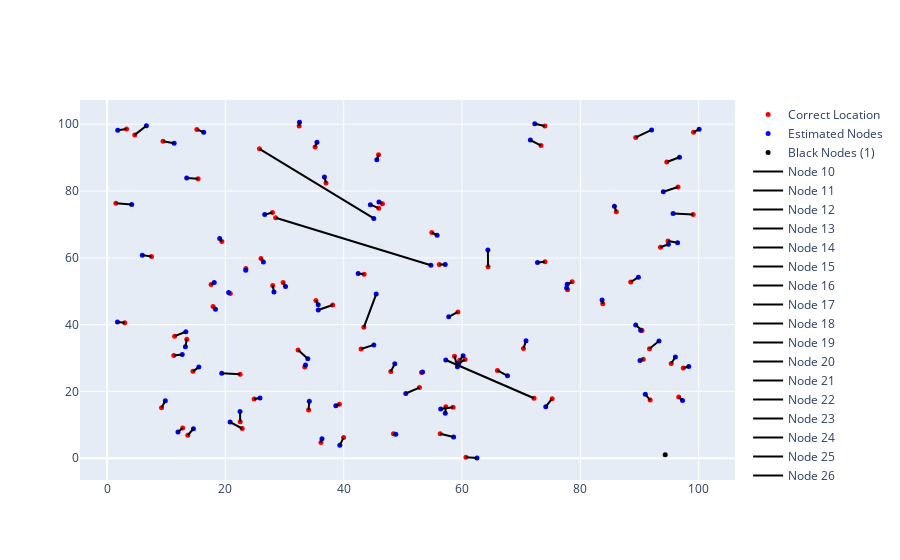

The notebook cell saved with this chart:
### Code cell
iplot(data)

### Figure 1 — Plotly figure (JSON) as saved in the notebook; plotly's stock layout.template omitted (floating-point values rounded to 4 significant figures)
{"data": [{"marker": {"color": "red", "size": 5}, "mode": "markers", "name": "Correct Location", "type": "scatter", "x": [93.54, 32.47, 22.49, 36.15, 65.98, 60.66, 42.94, 45.92, 34.07, 78.61, 28.49, 9.211, 57.26, 15.39, 58.72, 94.83, 52.8, 32.29, 96.51, 90.42, 60.5, 9.458, 53.15, 33.41, 2.993, 90.63, 28.0, 74.02, 1.488, 56.31, 22.5, 37.01, 59.31, 97.4, 46.54, 72.17, 89.36, 39.98, 77.84, 35.3, 94.61, 48.42, 91.68, 43.4, 24.86, 7.51, 23.46, 88.52, 13.48, 95.35, 59.61, 39.27, 12.78, 75.23, 13.65, 91.8, 54.89, 45.89, 56.16, 4.675, 29.76, 43.45, 47.95, 99.13, 74.0, 22.84, 64.4, 14.52, 11.28, 70.38, 27.96, 73.35, 25.75, 26.02, 96.63, 38.14, 11.42, 3.285, 99.06, 83.79, 58.49, 90.31, 19.41, 17.92, 15.18, 35.16, 86.08, 17.59, 20.83], "y": [63.17, 99.45, 25.19, 4.738, 26.29, 0.3057, 32.73, 74.88, 14.47, 52.82, 72.01, 15.16, 15.45, 83.66, 30.56, 65.05, 21.16, 32.41, 81.22, 38.27, 29.54, 94.91, 25.71, 27.31, 40.56, 29.65, 51.72, 58.83, 76.33, 7.34, 10.94, 82.42, 43.81, 27.01, 76.19, 17.97, 96.04, 6.196, 50.48, 47.27, 88.7, 7.354, 32.82, 39.21, 17.73, 60.4, 56.84, 52.75, 35.62, 28.38, 29.35, 16.15, 9.068, 17.83, 6.9, 17.42, 67.58, 90.85, 58.0, 96.81, 52.62, 55.11, 25.98, 97.59, 99.49, 8.916, 57.31, 26.03, 30.75, 32.89, 73.59, 93.6, 92.63, 59.82, 18.37, 45.89, 36.55, 98.61, 73.0, 46.26, 15.3, 38.34, 64.87, 45.41, 98.44, 93.21, 73.83, 52.02, 49.33]}, {"marker": {"color": "blue", "size": 5}, "mode": "markers", "name": "Estimated Nodes", "type": "scatter", "x": [94.88, 32.52, 19.38, 36.33, 67.69, 62.53, 45.09, 44.5, 34.18, 77.78, 54.74, 9.848, 57.17, 13.46, 59.22, 96.44, 50.49, 33.93, 94.02, 89.36, 59.45, 11.34, 53.33, 33.54, 1.755, 90.09, 28.21, 72.75, 4.164, 58.57, 22.47, 36.74, 57.75, 98.33, 45.96, 57.26, 92.05, 39.34, 77.68, 35.69, 96.76, 48.8, 93.29, 45.49, 25.84, 5.962, 23.44, 89.81, 13.24, 96.07, 60.18, 38.66, 11.98, 74.15, 14.6, 90.98, 55.79, 45.6, 57.16, 6.646, 30.16, 42.45, 48.64, 100.1, 72.3, 20.8, 64.37, 15.51, 12.7, 70.81, 26.65, 71.55, 45.08, 26.42, 97.27, 35.69, 13.32, 1.803, 95.67, 83.67, 56.39, 90.19, 19.04, 18.32, 16.33, 35.48, 85.75, 18.11, 20.55], "y": [64.08, 100.6, 25.43, 5.836, 24.69, 0.122, 33.94, 75.92, 17.1, 52.07, 57.8, 17.19, 13.46, 83.87, 27.39, 64.54, 19.4, 29.78, 79.78, 39.89, 28.44, 94.32, 25.8, 27.95, 40.79, 29.27, 49.81, 58.58, 76.0, 6.36, 13.98, 84.21, 42.34, 27.49, 76.74, 29.42, 98.31, 3.91, 50.96, 45.93, 90.13, 7.157, 35.13, 49.16, 18.02, 60.82, 56.31, 54.21, 33.39, 30.31, 30.7, 15.74, 7.883, 15.45, 8.833, 19.14, 66.77, 89.34, 58.02, 99.56, 51.46, 55.33, 28.27, 98.53, 100.2, 10.83, 62.36, 27.3, 31.07, 35.16, 72.95, 95.26, 71.8, 58.79, 17.3, 44.41, 37.89, 98.23, 73.25, 47.38, 14.76, 38.35, 65.8, 44.64, 97.62, 94.59, 75.47, 52.6, 49.62]}, {"marker": {"color": "black", "size": 5}, "mode": "markers", "name": "Black Nodes (1)", "type": "scatter", "x": [94.34], "y": [1.085]}, {"marker": {"color": "black", "line": {"color": "black", "width": 1}, "size": 10}, "mode": "lines", "name": "Node 10", "type": "scatter", "x": [93.54, 94.88], "y": [63.17, 64.08]}, {"marker": {"color": "black", "line": {"color": "black", "width": 1}, "size": 10}, "mode": "lines", "name": "Node 11", "type": "scatter", "x": [32.47, 32.52], "y": [99.45, 100.6]}, {"marker": {"color": "black", "line": {"color": "black", "width": 1}, "size": 10}, "mode": "lines", "name": "Node 12", "type": "scatter", "x": [22.49, 19.38], "y": [25.19, 25.43]}, {"marker": {"color": "black", "line": {"color": "black", "width": 1}, "size": 10}, "mode": "lines", "name": "Node 13", "type": "scatter", "x": [36.15, 36.33], "y": [4.738, 5.836]}, {"marker": {"color": "black", "line": {"color": "black", "width": 1}, "size": 10}, "mode": "lines", "name": "Node 14", "type": "scatter", "x": [65.98, 67.69], "y": [26.29, 24.69]}, {"marker": {"color": "black", "line": {"color": "black", "width": 1}, "size": 10}, "mode": "lines", "name": "Node 15", "type": "scatter", "x": [60.66, 62.53], "y": [0.3057, 0.122]}, {"marker": {"color": "black", "line": {"color": "black", "width": 1}, "size": 10}, "mode": "lines", "name": "Node 16", "type": "scatter", "x": [42.94, 45.09], "y": [32.73, 33.94]}, {"marker": {"color": "black", "line": {"color": "black", "width": 1}, "size": 10}, "mode": "lines", "name": "Node 17", "type": "scatter", "x": [45.92, 44.5], "y": [74.88, 75.92]}, {"marker": {"color": "black", "line": {"color": "black", "width": 1}, "size": 10}, "mode": "lines", "name": "Node 18", "type": "scatter", "x": [34.07, 34.18], "y": [14.47, 17.1]}, {"marker": {"color": "black", "line": {"color": "black", "width": 1}, "size": 10}, "mode": "lines", "name": "Node 19", "type": "scatter", "x": [78.61, 77.78], "y": [52.82, 52.07]}, {"marker": {"color": "black", "line": {"color": "black", "width": 1}, "size": 10}, "mode": "lines", "name": "Node 20", "type": "scatter", "x": [28.49, 54.74], "y": [72.01, 57.8]}, {"marker": {"color": "black", "line": {"color": "black", "width": 1}, "size": 10}, "mode": "lines", "name": "Node 21", "type": "scatter", "x": [9.211, 9.848], "y": [15.16, 17.19]}, {"marker": {"color": "black", "line": {"color": "black", "width": 1}, "size": 10}, "mode": "lines", "name": "Node 22", "type": "scatter", "x": [57.26, 57.17], "y": [15.45, 13.46]}, {"marker": {"color": "black", "line": {"color": "black", "width": 1}, "size": 10}, "mode": "lines", "name": "Node 23", "type": "scatter", "x": [15.39, 13.46], "y": [83.66, 83.87]}, {"marker": {"color": "black", "line": {"color": "black", "width": 1}, "size": 10}, "mode": "lines", "name": "Node 24", "type": "scatter", "x": [58.72, 59.22], "y": [30.56, 27.39]}, {"marker": {"color": "black", "line": {"color": "black", "width": 1}, "size": 10}, "mode": "lines", "name": "Node 25", "type": "scatter", "x": [94.83, 96.44], "y": [65.05, 64.54]}, {"marker": {"color": "black", "line": {"color": "black", "width": 1}, "size": 10}, "mode": "lines", "name": "Node 26", "type": "scatter", "x": [52.8, 50.49], "y": [21.16, 19.4]}, {"marker": {"color": "black", "line": {"color": "black", "width": 1}, "size": 10}, "mode": "lines", "name": "Node 27", "type": "scatter", "x": [32.29, 33.93], "y": [32.41, 29.78]}, {"marker": {"color": "black", "line": {"color": "black", "width": 1}, "size": 10}, "mode": "lines", "name": "Node 28", "type": "scatter", "x": [96.51, 94.02], "y": [81.22, 79.78]}, {"marker": {"color": "black", "line": {"color": "black", "width": 1}, "size": 10}, "mode": "lines", "name": "Node 29", "type": "scatter", "x": [90.42, 89.36], "y": [38.27, 39.89]}, {"marker": {"color": "black", "line": {"color": "black", "width": 1}, "size": 10}, "mode": "lines", "name": "Node 30", "type": "scatter", "x": [60.5, 59.45], "y": [29.54, 28.44]}, {"marker": {"color": "black", "line": {"color": "black", "width": 1}, "size": 10}, "mode": "lines", "name": "Node 31", "type": "scatter", "x": [9.458, 11.34], "y": [94.91, 94.32]}, {"marker": {"color": "black", "line": {"color": "black", "width": 1}, "size": 10}, "mode": "lines", "name": "Node 32", "type": "scatter", "x": [53.15, 53.33], "y": [25.71, 25.8]}, {"marker": {"color": "black", "line": {"color": "black", "width": 1}, "size": 10}, "mode": "lines", "name": "Node 33", "type": "scatter", "x": [33.41, 33.54], "y": [27.31, 27.95]}, {"marker": {"color": "black", "line": {"color": "black", "width": 1}, "size": 10}, "mode": "lines", "name": "Node 34", "type": "scatter", "x": [2.993, 1.755], "y": [40.56, 40.79]}, {"marker": {"color": "black", "line": {"color": "black", "width": 1}, "size": 10}, "mode": "lines", "name": "Node 35", "type": "scatter", "x": [90.63, 90.09], "y": [29.65, 29.27]}, {"marker": {"color": "black", "line": {"color": "black", "width": 1}, "size": 10}, "mode": "lines", "name": "Node 36", "type": "scatter", "x": [28.0, 28.21], "y": [51.72, 49.81]}, {"marker": {"color": "black", "line": {"color": "black", "width": 1}, "size": 10}, "mode": "lines", "name": "Node 37", "type": "scatter", "x": [74.02, 72.75], "y": [58.83, 58.58]}, {"marker": {"color": "black", "line": {"color": "black", "width": 1}, "size": 10}, "mode": "lines", "name": "Node 38", "type": "scatter", "x": [1.488, 4.164], "y": [76.33, 76.0]}, {"marker": {"color": "black", "line": {"color": "black", "width": 1}, "size": 10}, "mode": "lines", "name": "Node 39", "type": "scatter", "x": [56.31, 58.57], "y": [7.34, 6.36]}, {"marker": {"color": "black", "line": {"color": "black", "width": 1}, "size": 10}, "mode": "lines", "name": "Node 40", "type": "scatter", "x": [22.5, 22.47], "y": [10.94, 13.98]}, {"marker": {"color": "black", "line": {"color": "black", "width": 1}, "size": 10}, "mode": "lines", "name": "Node 41", "type": "scatter", "x": [37.01, 36.74], "y": [82.42, 84.21]}, {"marker": {"color": "black", "line": {"color": "black", "width": 1}, "size": 10}, "mode": "lines", "name": "Node 42", "type": "scatter", "x": [59.31, 57.75], "y": [43.81, 42.34]}, {"marker": {"color": "black", "line": {"color": "black", "width": 1}, "size": 10}, "mode": "lines", "name": "Node 43", "type": "scatter", "x": [97.4, 98.33], "y": [27.01, 27.49]}, {"marker": {"color": "black", "line": {"color": "black", "width": 1}, "size": 10}, "mode": "lines", "name": "Node 44", "type": "scatter", "x": [46.54, 45.96], "y": [76.19, 76.74]}, {"marker": {"color": "black", "line": {"color": "black", "width": 1}, "size": 10}, "mode": "lines", "name": "Node 45", "type": "scatter", "x": [72.17, 57.26], "y": [17.97, 29.42]}, {"marker": {"color": "black", "line": {"color": "black", "width": 1}, "size": 10}, "mode": "lines", "name": "Node 46", "type": "scatter", "x": [89.36, 92.05], "y": [96.04, 98.31]}, {"marker": {"color": "black", "line": {"color": "black", "width": 1}, "size": 10}, "mode": "lines", "name": "Node 47", "type": "scatter", "x": [39.98, 39.34], "y": [6.196, 3.91]}, {"marker": {"color": "black", "line": {"color": "black", "width": 1}, "size": 10}, "mode": "lines", "name": "Node 48", "type": "scatter", "x": [77.84, 77.68], "y": [50.48, 50.96]}, {"marker": {"color": "black", "line": {"color": "black", "width": 1}, "size": 10}, "mode": "lines", "name": "Node 49", "type": "scatter", "x": [35.3, 35.69], "y": [47.27, 45.93]}, {"marker": {"color": "black", "line": {"color": "black", "width": 1}, "size": 10}, "mode": "lines", "name": "Node 50", "type": "scatter", "x": [94.61, 96.76], "y": [88.7, 90.13]}, {"marker": {"color": "black", "line": {"color": "black", "width": 1}, "size": 10}, "mode": "lines", "name": "Node 51", "type": "scatter", "x": [48.42, 48.8], "y": [7.354, 7.157]}, {"marker": {"color": "black", "line": {"color": "black", "width": 1}, "size": 10}, "mode": "lines", "name": "Node 52", "type": "scatter", "x": [91.68, 93.29], "y": [32.82, 35.13]}, {"marker": {"color": "black", "line": {"color": "black", "width": 1}, "size": 10}, "mode": "lines", "name": "Node 53", "type": "scatter", "x": [43.4, 45.49], "y": [39.21, 49.16]}, {"marker": {"color": "black", "line": {"color": "black", "width": 1}, "size": 10}, "mode": "lines", "name": "Node 54", "type": "scatter", "x": [24.86, 25.84], "y": [17.73, 18.02]}, {"marker": {"color": "black", "line": {"color": "black", "width": 1}, "size": 10}, "mode": "lines", "name": "Node 55", "type": "scatter", "x": [7.51, 5.962], "y": [60.4, 60.82]}, {"marker": {"color": "black", "line": {"color": "black", "width": 1}, "size": 10}, "mode": "lines", "name": "Node 56", "type": "scatter", "x": [23.46, 23.44], "y": [56.84, 56.31]}, {"marker": {"color": "black", "line": {"color": "black", "width": 1}, "size": 10}, "mode": "lines", "name": "Node 57", "type": "scatter", "x": [88.52, 89.81], "y": [52.75, 54.21]}, {"marker": {"color": "black", "line": {"color": "black", "width": 1}, "size": 10}, "mode": "lines", "name": "Node 58", "type": "scatter", "x": [13.48, 13.24], "y": [35.62, 33.39]}, {"marker": {"color": "black", "line": {"color": "black", "width": 1}, "size": 10}, "mode": "lines", "name": "Node 59", "type": "scatter", "x": [95.35, 96.07], "y": [28.38, 30.31]}, {"marker": {"color": "black", "line": {"color": "black", "width": 1}, "size": 10}, "mode": "lines", "name": "Node 60", "type": "scatter", "x": [59.61, 60.18], "y": [29.35, 30.7]}, {"marker": {"color": "black", "line": {"color": "black", "width": 1}, "size": 10}, "mode": "lines", "name": "Node 62", "type": "scatter", "x": [39.27, 38.66], "y": [16.15, 15.74]}, {"marker": {"color": "black", "line": {"color": "black", "width": 1}, "size": 10}, "mode": "lines", "name": "Node 63", "type": "scatter", "x": [12.78, 11.98], "y": [9.068, 7.883]}, {"marker": {"color": "black", "line": {"color": "black", "width": 1}, "size": 10}, "mode": "lines", "name": "Node 64", "type": "scatter", "x": [75.23, 74.15], "y": [17.83, 15.45]}, {"marker": {"color": "black", "line": {"color": "black", "width": 1}, "size": 10}, "mode": "lines", "name": "Node 65", "type": "scatter", "x": [13.65, 14.6], "y": [6.9, 8.833]}, {"marker": {"color": "black", "line": {"color": "black", "width": 1}, "size": 10}, "mode": "lines", "name": "Node 66", "type": "scatter", "x": [91.8, 90.98], "y": [17.42, 19.14]}, {"marker": {"color": "black", "line": {"color": "black", "width": 1}, "size": 10}, "mode": "lines", "name": "Node 67", "type": "scatter", "x": [54.89, 55.79], "y": [67.58, 66.77]}, {"marker": {"color": "black", "line": {"color": "black", "width": 1}, "size": 10}, "mode": "lines", "name": "Node 68", "type": "scatter", "x": [45.89, 45.6], "y": [90.85, 89.34]}, {"marker": {"color": "black", "line": {"color": "black", "width": 1}, "size": 10}, "mode": "lines", "name": "Node 69", "type": "scatter", "x": [56.16, 57.16], "y": [58.0, 58.02]}, {"marker": {"color": "black", "line": {"color": "black", "width": 1}, "size": 10}, "mode": "lines", "name": "Node 70", "type": "scatter", "x": [4.675, 6.646], "y": [96.81, 99.56]}, {"marker": {"color": "black", "line": {"color": "black", "width": 1}, "size": 10}, "mode": "lines", "name": "Node 71", "type": "scatter", "x": [29.76, 30.16], "y": [52.62, 51.46]}, {"marker": {"color": "black", "line": {"color": "black", "width": 1}, "size": 10}, "mode": "lines", "name": "Node 72", "type": "scatter", "x": [43.45, 42.45], "y": [55.11, 55.33]}, {"marker": {"color": "black", "line": {"color": "black", "width": 1}, "size": 10}, "mode": "lines", "name": "Node 73", "type": "scatter", "x": [47.95, 48.64], "y": [25.98, 28.27]}, {"marker": {"color": "black", "line": {"color": "black", "width": 1}, "size": 10}, "mode": "lines", "name": "Node 74", "type": "scatter", "x": [99.13, 100.1], "y": [97.59, 98.53]}, {"marker": {"color": "black", "line": {"color": "black", "width": 1}, "size": 10}, "mode": "lines", "name": "Node 75", "type": "scatter", "x": [74.0, 72.3], "y": [99.49, 100.2]}, {"marker": {"color": "black", "line": {"color": "black", "width": 1}, "size": 10}, "mode": "lines", "name": "Node 76", "type": "scatter", "x": [22.84, 20.8], "y": [8.916, 10.83]}, {"marker": {"color": "black", "line": {"color": "black", "width": 1}, "size": 10}, "mode": "lines", "name": "Node 77", "type": "scatter", "x": [64.4, 64.37], "y": [57.31, 62.36]}, {"marker": {"color": "black", "line": {"color": "black", "width": 1}, "size": 10}, "mode": "lines", "name": "Node 78", "type": "scatter", "x": [14.52, 15.51], "y": [26.03, 27.3]}, {"marker": {"color": "black", "line": {"color": "black", "width": 1}, "size": 10}, "mode": "lines", "name": "Node 79", "type": "scatter", "x": [11.28, 12.7], "y": [30.75, 31.07]}, {"marker": {"color": "black", "line": {"color": "black", "width": 1}, "size": 10}, "mode": "lines", "name": "Node 80", "type": "scatter", "x": [70.38, 70.81], "y": [32.89, 35.16]}, {"marker": {"color": "black", "line": {"color": "black", "width": 1}, "size": 10}, "mode": "lines", "name": "Node 81", "type": "scatter", "x": [27.96, 26.65], "y": [73.59, 72.95]}, {"marker": {"color": "black", "line": {"color": "black", "width": 1}, "size": 10}, "mode": "lines", "name": "Node 82", "type": "scatter", "x": [73.35, 71.55], "y": [93.6, 95.26]}, {"marker": {"color": "black", "line": {"color": "black", "width": 1}, "size": 10}, "mode": "lines", "name": "Node 83", "type": "scatter", "x": [25.75, 45.08], "y": [92.63, 71.8]}, {"marker": {"color": "black", "line": {"color": "black", "width": 1}, "size": 10}, "mode": "lines", "name": "Node 84", "type": "scatter", "x": [26.02, 26.42], "y": [59.82, 58.79]}, {"marker": {"color": "black", "line": {"color": "black", "width": 1}, "size": 10}, "mode": "lines", "name": "Node 85", "type": "scatter", "x": [96.63, 97.27], "y": [18.37, 17.3]}, {"marker": {"color": "black", "line": {"color": "black", "width": 1}, "size": 10}, "mode": "lines", "name": "Node 86", "type": "scatter", "x": [38.14, 35.69], "y": [45.89, 44.41]}, {"marker": {"color": "black", "line": {"color": "black", "width": 1}, "size": 10}, "mode": "lines", "name": "Node 87", "type": "scatter", "x": [11.42, 13.32], "y": [36.55, 37.89]}, {"marker": {"color": "black", "line": {"color": "black", "width": 1}, "size": 10}, "mode": "lines", "name": "Node 88", "type": "scatter", "x": [3.285, 1.803], "y": [98.61, 98.23]}, {"marker": {"color": "black", "line": {"color": "black", "width": 1}, "size": 10}, "mode": "lines", "name": "Node 89", "type": "scatter", "x": [99.06, 95.67], "y": [73.0, 73.25]}, {"marker": {"color": "black", "line": {"color": "black", "width": 1}, "size": 10}, "mode": "lines", "name": "Node 90", "type": "scatter", "x": [83.79, 83.67], "y": [46.26, 47.38]}, {"marker": {"color": "black", "line": {"color": "black", "width": 1}, "size": 10}, "mode": "lines", "name": "Node 91", "type": "scatter", "x": [58.49, 56.39], "y": [15.3, 14.76]}, {"marker": {"color": "black", "line": {"color": "black", "width": 1}, "size": 10}, "mode": "lines", "name": "Node 92", "type": "scatter", "x": [90.31, 90.19], "y": [38.34, 38.35]}, {"marker": {"color": "black", "line": {"color": "black", "width": 1}, "size": 10}, "mode": "lines", "name": "Node 93", "type": "scatter", "x": [19.41, 19.04], "y": [64.87, 65.8]}, {"marker": {"color": "black", "line": {"color": "black", "width": 1}, "size": 10}, "mode": "lines", "name": "Node 94", "type": "scatter", "x": [17.92, 18.32], "y": [45.41, 44.64]}, {"marker": {"color": "black", "line": {"color": "black", "width": 1}, "size": 10}, "mode": "lines", "name": "Node 95", "type": "scatter", "x": [15.18, 16.33], "y": [98.44, 97.62]}, {"marker": {"color": "black", "line": {"color": "black", "width": 1}, "size": 10}, "mode": "lines", "name": "Node 96", "type": "scatter", "x": [35.16, 35.48], "y": [93.21, 94.59]}, {"marker": {"color": "black", "line": {"color": "black", "width": 1}, "size": 10}, "mode": "lines", "name": "Node 97", "type": "scatter", "x": [86.08, 85.75], "y": [73.83, 75.47]}, {"marker": {"color": "black", "line": {"color": "black", "width": 1}, "size": 10}, "mode": "lines", "name": "Node 98", "type": "scatter", "x": [17.59, 18.11], "y": [52.02, 52.6]}, {"marker": {"color": "black", "line": {"color": "black", "width": 1}, "size": 10}, "mode": "lines", "name": "Node 99", "type": "scatter", "x": [20.83, 20.55], "y": [49.33, 49.62]}], "layout": {}}
